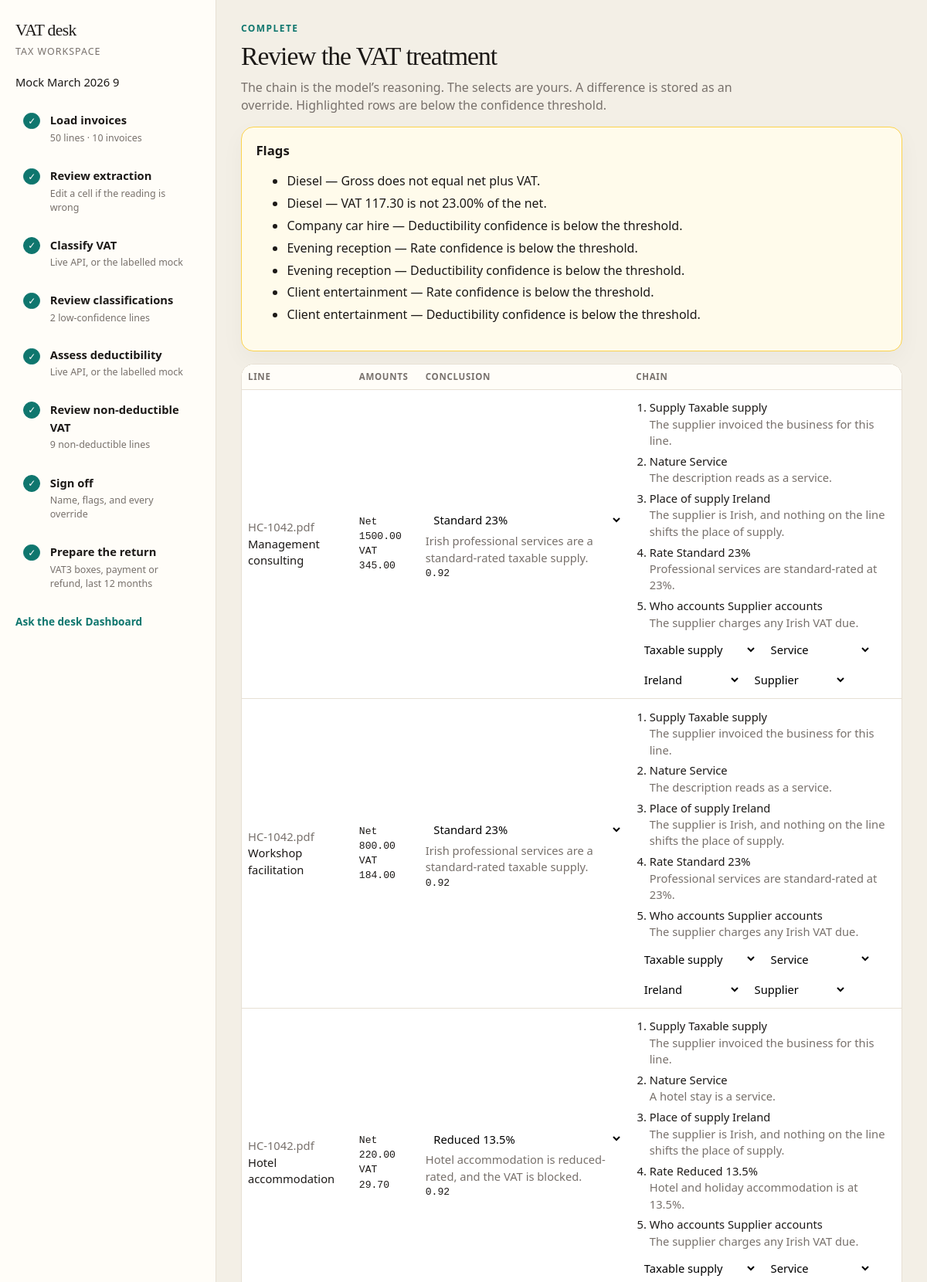
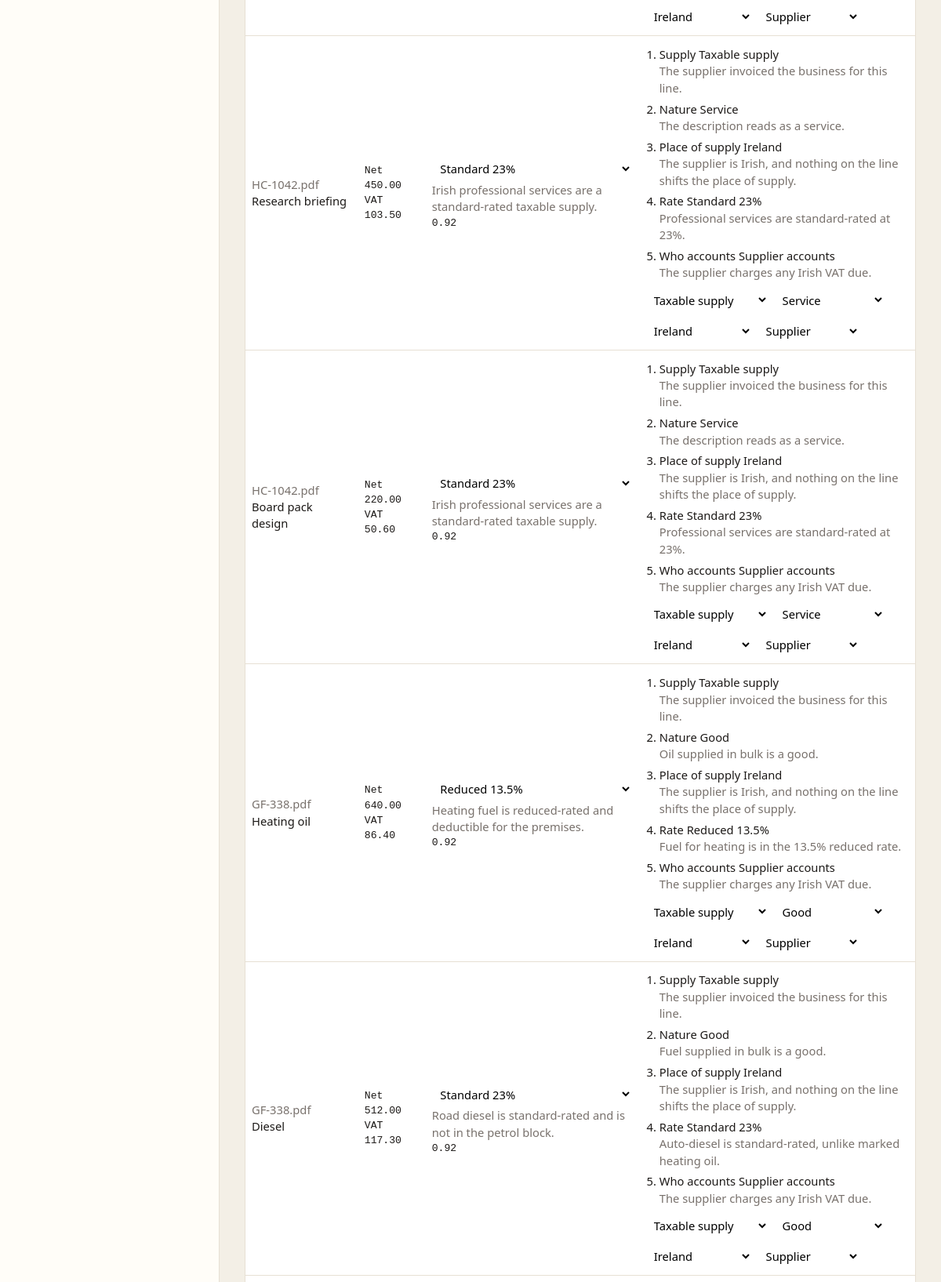
Page /batches/9/vat/ (upper part) on the committed database (2 pictures, top to bottom).
### items/models.py (models this page shows, shortened)
class Batch(models.Model):
    EXTRACTED = "extracted"
    EXTRACTION_ACCEPTED = "extraction_accepted"
    CLASSIFIED = "classified"
    DEDUCTIBILITY = "deductibility"
    DEDUCTION_ACCEPTED = "deduction_accepted"
    RETURN_READY = "return_ready"
    STATUS_CHOICES = [
        (EXTRACTED, "Review extraction"),
        (EXTRACTION_ACCEPTED, "Classifying"),
        (CLASSIFIED, "Review VAT"),
        (DEDUCTIBILITY, "Review deductibility"),
        (DEDUCTION_ACCEPTED, "Sign off"),
        (RETURN_READY, "VAT return"),
    ]
    created = models.DateTimeField(auto_now_add=True)
    status = models.CharField(max_length=32, choices=STATUS_CHOICES, default=EXTRACTED)
    period_label = models.CharField(max_length=64, blank=True)
    class Meta:
        ordering = ["-created"]

class InvoiceLine(models.Model):
    invoice = models.ForeignKey(Invoice, related_name="lines", on_delete=models.CASCADE)
    supplier = models.CharField(max_length=255, blank=True)
    extracted_supplier = models.CharField(max_length=255, blank=True)
    invoice_number = models.CharField(max_length=64, blank=True)
    extracted_invoice_number = models.CharField(max_length=64, blank=True)
    invoice_date = models.CharField(max_length=32, blank=True)
    extracted_invoice_date = models.CharField(max_length=32, blank=True)
    currency = models.CharField(max_length=8, blank=True)
    extracted_currency = models.CharField(max_length=8, blank=True)
    description = models.TextField(blank=True)
    extracted_description = models.TextField(blank=True)
    net_amount = models.CharField(max_length=32, blank=True)
    extracted_net_amount = models.CharField(max_length=32, blank=True)
    vat_amount = models.CharField(max_length=32, blank=True)
    extracted_vat_amount = models.CharField(max_length=32, blank=True)
    gross_amount = models.CharField(max_length=32, blank=True)
    extracted_gross_amount = models.CharField(max_length=32, blank=True)
    category = models.CharField(max_length=32, blank=True)
    rate = models.CharField(max_length=32, blank=True)
    confidence = models.FloatField(null=True, blank=True)
    reason = models.TextField(blank=True)
    classification_error = models.TextField(blank=True)
    supply = models.CharField(max_length=16, blank=True)
    nature = models.CharField(max_length=16, blank=True)
    place_of_supply = models.CharField(max_length=16, blank=True)
    who_accounts = models.CharField(max_length=16, blank=True)
    classification_chain = models.JSONField(default=list, blank=True)
    model_category = models.CharField(max_length=32, blank=True)
    model_supply = models.CharField(max_length=16, blank=True)
    model_nature = models.CharField(max_length=16, blank=True)
    model_place = models.CharField(max_length=16, blank=True)
    model_who = models.CharField(max_length=16, blank=True)
    deductible = models.CharField(max_length=16, blank=True)
    deductible_percent = models.CharField(max_length=16, blank=True)
    deductible_vat = models.CharField(max_length=32, blank=True)
    blocked_reason = models.CharField(max_length=32, blank=True)
    deductibility_chain = models.JSONField(default=list, blank=True)
    deductibility_confidence = models.FloatField(null=True, blank=True)
    deductibility_reason = models.TextField(blank=True)
    deductibility_error = models.TextField(blank=True)
    model_deductible = models.CharField(max_length=16, blank=True)
    model_blocked = models.CharField(max_length=32, blank=True)
    model_percent = models.CharField(max_length=16, blank=True)
    class Meta:
        ordering = ["invoice_id", "id"]
    @property
    def low_confidence(self):
        if self.classification_error:
            return True
        if self.confidence is None:
            return False
        return self.confidence < float(settings.VAT_LOW_CONFIDENCE)
    @property
    def deductibility_low(self):
        if self.deductibility_error:
            return True
        if self.deductibility_confidence is None:
            return False
        return self.deductibility_confidence < float(settings.VAT_LOW_CONFIDENCE)
    @property
    def classification_overridden(self):
        return _differs(
            (self.model_category, self.category),
            (self.model_supply, self.supply),
            (self.model_nature, self.nature),
            (self.model_place, self.place_of_supply),
            (self.model_who, self.who_accounts),
        )

class Invoice(models.Model):
    batch = models.ForeignKey(Batch, related_name="invoices", on_delete=models.CASCADE)
    file = models.FileField(upload_to="invoices/", blank=True)
    original_name = models.CharField(max_length=255)
    raw_response = models.JSONField(default=dict, blank=True)
    error = models.TextField(blank=True)
    read_source = models.CharField(max_length=32, blank=True)

### items/views.py (the view)
# urls.py: path("batches/<int:pk>/vat/", views.batch_vat, name="batch_vat"),
def batch_vat(request, pk):
    batch = get_object_or_404(Batch, pk=pk)
    if batch.status == Batch.EXTRACTED:
        return redirect("batch_detail", pk=batch.pk)
    lines = _lines(batch)
    if request.method == "POST" and batch.status == Batch.CLASSIFIED:
        formset = ClassificationFormSet(request.POST, queryset=lines)
        action = request.POST.get("action")
        if formset.is_valid():
            _save_categories(batch, formset)
            fresh = list(_lines(batch))
            if action in ("accept", "mock_deduct") and all(line.category in RATES for line in fresh):
                AuditEvent.objects.create(
                    batch=batch,
                    kind="classification_accepted",
                    payload={"mock_deductibility": action == "mock_deduct", "overrides": _override_count(fresh, "classification")},
                )
                try:
                    run_step(batch.id, "deduct", mock=action == "mock_deduct")
                except ClientError as exc:
                    messages.error(request, str(exc))
                    return redirect("batch_vat", pk=batch.pk)
                return redirect("batch_deduct", pk=batch.pk)
            return redirect("batch_vat", pk=batch.pk)
    else:
        formset = ClassificationFormSet(queryset=lines)
    missing = any(line.category not in RATES for line in lines)
    return render(
        request,
        "items/vat.html",
        {
            "batch": batch,
            "formset": formset,
            "rows": list(zip(formset.forms, lines)),
            "missing_category": missing,
            "flags": batch_flags(lines),
            "plan": workspace_plan(batch),
        },
    )

### items/flags.py (called while the page is built)
def batch_flags(lines):
    numbers = {}
    for line in lines:
        number = (line.invoice_number or "").strip()
        if number:
            numbers.setdefault(number, set()).add(line.invoice_id)
    duplicates = {number for number, invoices in numbers.items() if len(invoices) > 1}
    found = []
    for line in lines:
        for text in line_flags(line, duplicate=(line.invoice_number or "").strip() in duplicates):
            found.append({"line_id": line.id, "description": line.description, "text": text})
    return found

def _deduct_flags(line):
    code = getattr(line, "deductible", "") or ""
    if not code:
        return []
    blocked = getattr(line, "blocked_reason", "") or ""
    flags = []
    if code == "full" and blocked not in BLOCKED_OK:
        flags.append(f"Marked fully deductible while the blocked-input reason is {blocked.replace('_', ' ')}.")
    if code == "none" and blocked in BLOCKED_OK and parse_amount(line.vat_amount) > MONEY_TOLERANCE:
        flags.append("Marked non-deductible with no blocked-input reason.")
    return flags

### items/models.py (called while the page is built)
def _differs(*pairs):
    for original, current in pairs:
        if original and original != current:
            return True
    return False

### items/plan.py (called while the page is built, shortened)
def _progress(status):
    if status == "return_ready":
        return set(STEPS), None

def _load_detail(batch, counts):
    if batch is None:
        return "Upload PDFs, or start from 50 mock lines"
    return f"{counts['lines']} lines · {counts['invoices']} invoices"

def _vat_detail(batch, counts):
    if batch is None or batch.status not in ("classified", "deductibility", "deduction_accepted", "return_ready"):
        return "Chain of supply, place, and rate"
    if counts["low"]:
        return f"{counts['low']} low-confidence lines"
    return "Every line is above the threshold"

def _deduct_detail(batch, counts):
    if batch is None or batch.status not in ("deductibility", "deduction_accepted", "return_ready"):
        return "Blocked inputs stay out of T2"
    blocked = InvoiceLine.objects.filter(invoice__batch=batch, deductible="none").count()
    if blocked:
        return f"{blocked} non-deductible lines"
    return "Nothing blocked"

### items/vat.py (called while the page is built)
def parse_amount(value):
    text = str(value or "").strip()
    for token in (",", "€", "EUR", "eur"):
        text = text.replace(token, "")
    text = text.strip()
    if not text:
        return Decimal("0.00")
    try:
        return Decimal(text)
    except InvalidOperation:
        return Decimal("0.00")

### items/templates/items/vat.html (shortened to what this page needs)
{% extends "items/base.html" %}
{% block heading %}Review the VAT treatment{% endblock %}
{% block body %}
  <p class="lede">The chain is the model’s reasoning. The selects are yours. A difference is stored as an override. Highlighted rows are below the confidence threshold.</p>
  {% if flags %}
  <section class="card anomaly" style="margin-bottom: 1rem;">
    <h2>Flags</h2>
    <ul>
      {% for flag in flags %}
      <li>{{ flag.description }} — {{ flag.text }}</li>
      {% endfor %}
    </ul>
  </section>
  {% endif %}
  <form method="post" data-step="deduct">
    <div class="table-wrap">
      <table>
        <thead>
          <tr>
            <th>Line</th><th>Amounts</th><th>Conclusion</th><th>Chain</th>
          </tr>
        </thead>
        <tbody>
          {% for form, line in rows %}
          <tr class="{% if line.low_confidence %}flag{% endif %}">
            <td>
              <div class="muted">{{ line.invoice.original_name }}</div>
              <div>{{ line.description }}</div>
            </td>
            <td class="num">Net {{ line.net_amount }}<br>VAT {{ line.vat_amount }}</td>
            <td>
              {{ form.category }}
              <div class="muted">{{ line.reason }}</div>
              <div class="num">{% if line.confidence is not None %}{{ line.confidence }}{% endif %}</div>
            </td>
            <td>
              <ol class="reason-chain">
                {% for step in line.classification_chain %}
                <li><span class="code">{{ step.step }}</span> {{ step.finding }}<div class="muted">{{ step.because }}</div></li>
                {% empty %}
                <li class="muted">No chain was returned.</li>
                {% endfor %}
              </ol>
              <div class="subs">{{ form.supply }}{{ form.nature }}{{ form.place_of_supply }}{{ form.who_accounts }}</div>
            </td>
          </tr>
          {% endfor %}
        </tbody>
      </table>
    </div>
  </form>
{% endblock %}

### items/templates/items/base.html (shortened to what this page needs)
<!DOCTYPE html>
<html lang="en">
<head>
</head>
<body>
  <div class="shell">
    <aside class="plan">
      <div class="brand"><a href="{% url 'batch_list' %}">VAT desk</a></div>
      <p class="eyebrow">Tax workspace</p>
      {% if batch %}<p class="batch-name">{{ batch.period_label|default:"Batch" }} {{ batch.pk }}</p>{% endif %}
      <ol class="steps">
        {% for step in plan.steps %}
        <li class="step {{ step.state }}">
          <span class="mark">{% if step.state == "done" %}✓{% elif step.state == "current" %}●{% else %}○{% endif %}</span>
          <div>
            {% if step.href %}<a class="step-title" href="{{ step.href }}">{{ step.title }}</a>{% else %}<div class="step-title">{{ step.title }}</div>{% endif %}
            <div class="step-detail">{{ step.detail }}</div>
          </div>
        </li>
        {% endfor %}
      </ol>
      {% if batch %}<a class="dash-link" href="{% url 'batch_desk' batch.pk %}">Ask the desk</a>{% endif %}
      <a class="dash-link" href="{% url 'dashboard' %}">Dashboard</a>
    </aside>
    <main>
      <p class="kicker">{{ plan.kicker }}</p>
      <h1>{% block heading %}{{ plan.current_title }}{% endblock %}</h1>
      {% block body %}{% endblock %}
    </main>
  </div>
</body>
</html>

### items/templates/items/base.html (style rules this page uses)
:root { color-scheme: light; --bg: #f3efe6; --ink: #1c1917; --muted: #78716c; --line: #e7e0d4; --card: #fffcf7; --teal: #0f766e; --teal-soft: #ccfbf1; --amber: #fef3c7; --amber-ink: #92400e; --danger: #b91c1c; }
* { box-sizing: border-box; }
body { margin: 0; min-height: 100vh; background: var(--bg); color: var(--ink); font-family: "Avenir Next", "Segoe UI", sans-serif; line-height: 1.45; }
a { color: inherit; }
.shell { display: grid; grid-template-columns: 280px 1fr; min-height: 100vh; }
.plan { position: sticky; top: 0; height: 100vh; padding: 1.5rem 1.25rem; background: #fffdf8; border-right: 1px solid var(--line); overflow: auto; }
.brand { font-family: Palatino, "Iowan Old Style", Georgia, serif; font-size: 1.35rem; letter-spacing: -0.03em; }
.brand a { text-decoration: none; }
.eyebrow { margin: 0.2rem 0 1.2rem; color: var(--muted); font-size: 0.78rem; letter-spacing: 0.08em; text-transform: uppercase; }
.batch-name { margin: 0 0 1rem; font-size: 0.92rem; }
.steps { list-style: none; margin: 0; padding: 0; display: flex; flex-direction: column; gap: 0.35rem; }
.step { display: grid; grid-template-columns: 1.6rem 1fr; gap: 0.55rem; padding: 0.7rem 0.65rem; border-radius: 12px; }
.mark { width: 1.35rem; height: 1.35rem; border-radius: 999px; display: grid; place-items: center; font-size: 0.75rem; margin-top: 0.1rem; border: 1px solid var(--line); background: #fff; }
.step.done .mark { background: var(--teal); color: white; border-color: var(--teal); }
.step-title { font-weight: 600; font-size: 0.92rem; text-decoration: none; }
.step-detail { color: var(--muted); font-size: 0.78rem; margin-top: 0.15rem; }
main { padding: 1.75rem 2rem 3rem; max-width: 1180px; }
.kicker { margin: 0; color: var(--teal); font-size: 0.75rem; letter-spacing: 0.12em; text-transform: uppercase; font-weight: 700; }
h1 { font-family: Palatino, "Iowan Old Style", Georgia, serif; font-size: 2.1rem; font-weight: 500; letter-spacing: -0.03em; margin: 0.25rem 0; }
.lede { color: var(--muted); max-width: 40rem; margin-top: 0; }
.card { background: var(--card); border: 1px solid var(--line); border-radius: 16px; padding: 1.1rem 1.15rem 1.2rem; box-shadow: 0 10px 30px rgba(28, 25, 23, 0.04); }
.card h2 { margin: 0 0 0.35rem; font-size: 1.05rem; }
input[type="text"], input[type="file"], select, textarea { font: inherit; width: 100%; padding: 0.45rem 0.55rem; border-radius: 8px; border: 1px solid var(--line); background: white; }
.table-wrap { max-height: calc(100vh - 240px); overflow: auto; border: 1px solid var(--line); border-radius: 16px; background: white; }
table { width: 100%; border-collapse: collapse; font-size: 0.92rem; }
th, td { text-align: left; vertical-align: middle; padding: 0.45rem 0.5rem; border-bottom: 1px solid var(--line); }
th { position: sticky; top: 0; background: #fffdf8; font-size: 0.72rem; letter-spacing: 0.06em; text-transform: uppercase; color: var(--muted); }
td input, td select { border-color: transparent; background: transparent; padding: 0.3rem 0.35rem; }
.num { font-variant-numeric: tabular-nums; font-family: ui-monospace, "SF Mono", monospace; font-size: 0.82rem; }
.muted { color: var(--muted); }
.dash-link { display: inline-block; margin-top: 1.2rem; color: var(--teal); font-size: 0.85rem; font-weight: 650; text-decoration: none; }
.anomaly { border-color: #fcd34d; background: #fffbeb; margin: 1rem 0; }
.anomaly li { margin: 0.35rem 0; }
.reason-chain { margin: 0; padding-left: 1.1rem; }
.reason-chain li { margin: 0.35rem 0; }
.subs { display: flex; flex-wrap: wrap; gap: 0.35rem; margin-top: 0.45rem; }
.subs select { width: auto; min-width: 7rem; }

### rows in the picture
Batch: period_label "Mock March 2026", pk "9"
InvoiceLine: description "Diesel" "Diesel", invoice.original_name "GF-338.pdf", description "Diesel", net_amount "512.00", vat_amount "117.30", reason "Road diesel is standard-rated and is not in the petrol block.", confidence "0.92", step "Supply" "Nature" "Place of supply" "Rate" "Who accounts", finding "Taxable supply" "Good" "Ireland" "Standard 23%" "Supplier accounts", because "The supplier invoiced the business for this line." "Fuel supplied in bulk is a good." "The supplier is Irish, and nothing on the line shifts the place of supply." "Auto-diesel is standard-rated, unlike marked heating oil." "The supplier charges any Irish VAT due."
InvoiceLine: description "Company car hire"
InvoiceLine: description "Evening reception" "Evening reception"
InvoiceLine: description "Client entertainment" "Client entertainment"
InvoiceLine: invoice.original_name "HC-1042.pdf", description "Management consulting", net_amount "1500.00", vat_amount "345.00", reason "Irish professional services are a standard-rated taxable supply.", confidence "0.92", step "Supply" "Nature" "Place of supply" "Rate" "Who accounts", finding "Taxable supply" "Service" "Ireland" "Standard 23%" "Supplier accounts", because "The supplier invoiced the business for this line." "The description reads as a service." "The supplier is Irish, and nothing on the line shifts the place of supply." "Professional services are standard-rated at 23%." "The supplier charges any Irish VAT due."
InvoiceLine: invoice.original_name "HC-1042.pdf", description "Workshop facilitation", net_amount "800.00", vat_amount "184.00", reason "Irish professional services are a standard-rated taxable supply.", confidence "0.92", step "Supply" "Nature" "Place of supply" "Rate" "Who accounts", finding "Taxable supply" "Service" "Ireland" "Standard 23%" "Supplier accounts", because "The supplier invoiced the business for this line." "The description reads as a service." "The supplier is Irish, and nothing on the line shifts the place of supply." "Professional services are standard-rated at 23%." "The supplier charges any Irish VAT due."
InvoiceLine: invoice.original_name "HC-1042.pdf", description "Hotel accommodation", net_amount "220.00", vat_amount "29.70", reason "Hotel accommodation is reduced-rated, and the VAT is blocked.", confidence "0.92", step "Supply" "Nature" "Place of supply" "Rate" "Who accounts", finding "Taxable supply" "Service" "Ireland" "Reduced 13.5%" "Supplier accounts", because "The supplier invoiced the business for this line." "A hotel stay is a service." "The supplier is Irish, and nothing on the line shifts the place of supply." "Hotel and holiday accommodation is at 13.5%." "The supplier charges any Irish VAT due."
InvoiceLine: invoice.original_name "HC-1042.pdf", description "Research briefing", net_amount "450.00", vat_amount "103.50", reason "Irish professional services are a standard-rated taxable supply.", confidence "0.92", step "Supply" "Nature" "Place of supply" "Rate" "Who accounts", finding "Taxable supply" "Service" "Ireland" "Standard 23%" "Supplier accounts", because "The supplier invoiced the business for this line." "The description reads as a service." "The supplier is Irish, and nothing on the line shifts the place of supply." "Professional services are standard-rated at 23%." "The supplier charges any Irish VAT due."
InvoiceLine: invoice.original_name "HC-1042.pdf", description "Board pack design", net_amount "220.00", vat_amount "50.60", reason "Irish professional services are a standard-rated taxable supply.", confidence "0.92", step "Supply" "Nature" "Place of supply" "Rate" "Who accounts", finding "Taxable supply" "Service" "Ireland" "Standard 23%" "Supplier accounts", because "The supplier invoiced the business for this line." "The description reads as a service." "The supplier is Irish, and nothing on the line shifts the place of supply." "Professional services are standard-rated at 23%." "The supplier charges any Irish VAT due."
InvoiceLine: invoice.original_name "GF-338.pdf", description "Heating oil", net_amount "640.00", vat_amount "86.40", reason "Heating fuel is reduced-rated and deductible for the premises.", confidence "0.92", step "Supply" "Nature" "Place of supply" "Rate" "Who accounts", finding "Taxable supply" "Good" "Ireland" "Reduced 13.5%" "Supplier accounts", because "The supplier invoiced the business for this line." "Oil supplied in bulk is a good." "The supplier is Irish, and nothing on the line shifts the place of supply." "Fuel for heating is in the 13.5% reduced rate." "The supplier charges any Irish VAT due."

### other values in the picture
{{ step.title }} "Load invoices" "Review extraction" "Classify VAT" "Review classifications" "Review non-deductible VAT" "Sign off" "Prepare the return"
{{ step.detail }} "50 lines · 10 invoices" "Edit a cell if the reading is wrong" "Live API, or the labelled mock" "2 low-confidence lines" "Live API, or the labelled mock" "9 non-deductible lines" "Name, flags, and every override" "VAT3 boxes, payment or refund, last 12 months"
{{ step.title }} "Assess deductibility"
{{ plan.kicker }} "COMPLETE"
{{ flag.text }} "Gross does not equal net plus VAT." "VAT 117.30 is not 23.00% of the net." "Deductibility confidence is below the threshold." "Rate confidence is below the threshold." "Deductibility confidence is below the threshold." "Rate confidence is below the threshold." "Deductibility confidence is below the threshold."
